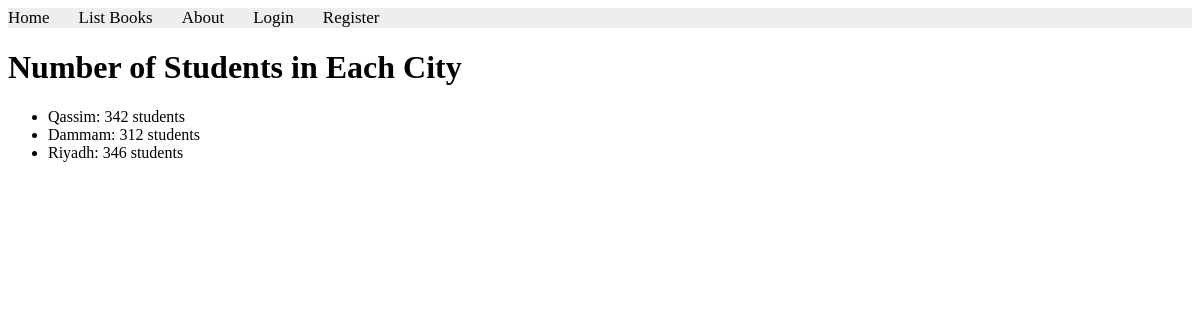
Before: /books/lab8/task7 with the older database file.
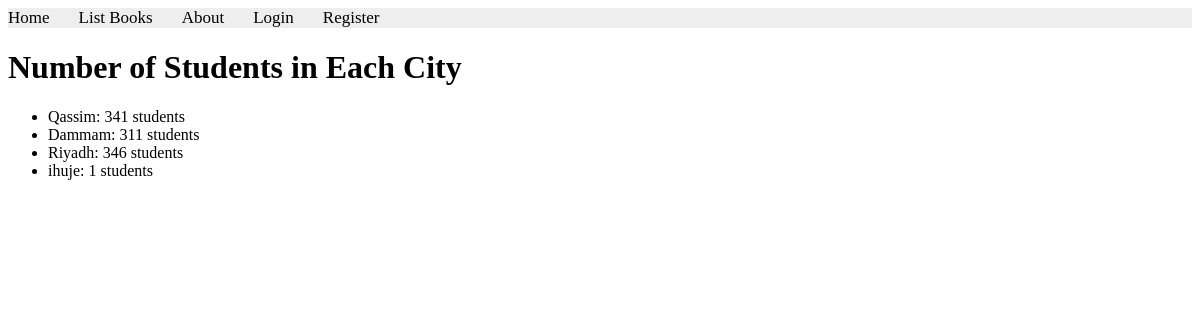
After: the same page with the newer database file.
### apps/bookmodule/models.py (models this page shows, shortened)
class Address(models.Model):
    city = models.CharField(max_length=100)

### apps/bookmodule/views.py (the view)
# urls.py: path('lab8/task7', views.task7_view, name='task7'),
def task7_view(request):
    student_count_by_city = Address.objects.annotate(student_count=Count('student'))
    return render(request, 'bookmodule/task7.html', {'student_count_by_city': student_count_by_city})

### apps/templates/bookmodule/task7.html
{% extends "layouts/base.html" %}
{% load static %}
{% block content %}
<h1>Number of Students in Each City</h1>
{% if student_count_by_city %}
    <ul>
        {% for address in student_count_by_city %}
            <li>{{ address.city }}: {{ address.student_count }} students</li>
        {% endfor %}
    </ul>
{% else %}
    <p>No data available to display.</p>
{% endif %}
{% endblock content %}

Changed rows visible on the page:
computed for Address "Qassim": student_count "342" → "341"
computed for Address "Dammam": student_count "312" → "311"
added Address: city "ihuje", student_count "1"
